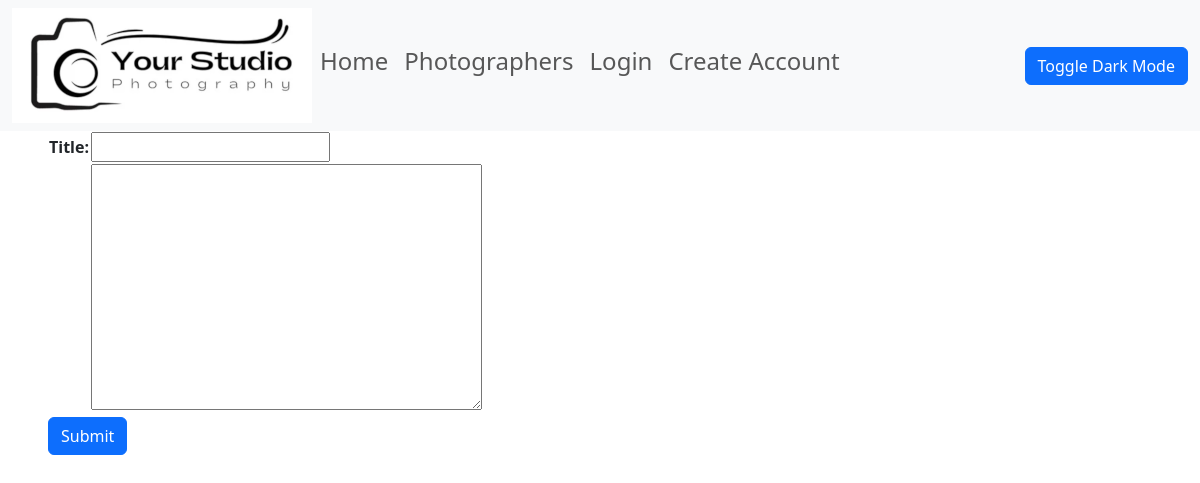
Page /gallery/edit_gallery/6 on the earlier database version.
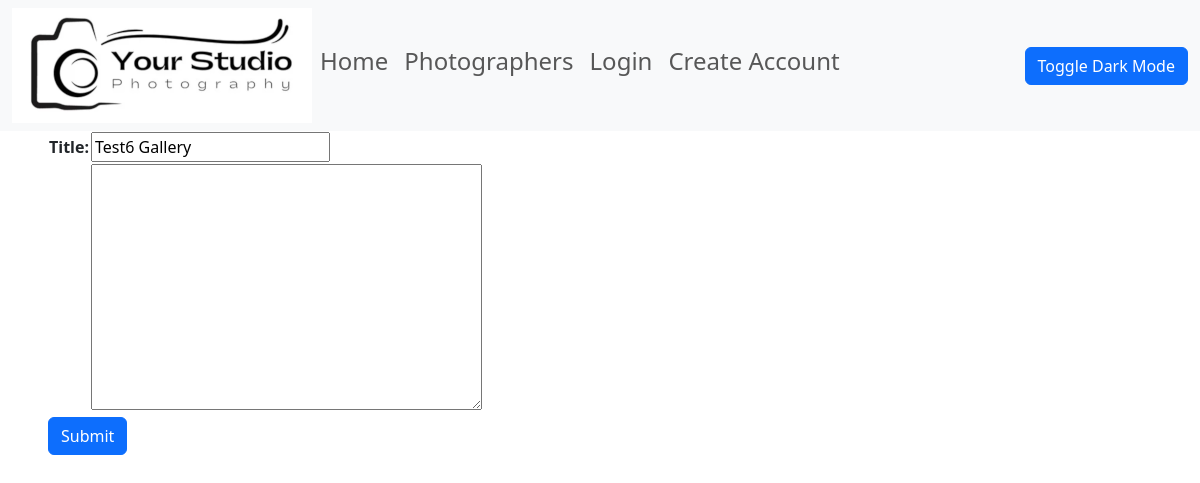
Same page on the later database version.
### photo_app/models.py (models this page shows, shortened)
class Gallery(models.Model):
    title = models.CharField(max_length=200)
    about = models.TextField((""), blank=True)

### photo_app/views.py (the view)
# urls.py: path('gallery/edit_gallery/<int:gallery_id>', views.editGallery, name='edit_gallery'),
def editGallery(request, gallery_id):
    gallery = Gallery.objects.get(pk=gallery_id)
    form = GalleryForm(request.POST or None, instance=gallery)
    if form.is_valid():
        form.save()
        return redirect('gallery-detail', gallery_id)
    context = {'form': form}
    return render(request, 'photo_app/edit_gallery.html', context)

### photo_app/forms.py
class GalleryForm(ModelForm):
    class Meta:
        model = Gallery
        fields = "__all__"

### photo_app/templates/photo_app/edit_gallery.html (shortened to what this page needs)
{% extends 'photo_app/base_template.html' %}
{% block content %}
<form action="" method="POST">
<table>
{{ form.as_table }}
</table>
<button class="btn btn-primary" type="submit">Submit</button>
</form>
{% endblock %}

Differences in the rows shown:
changed Gallery: title (not shown) → "Test6 Gallery"
